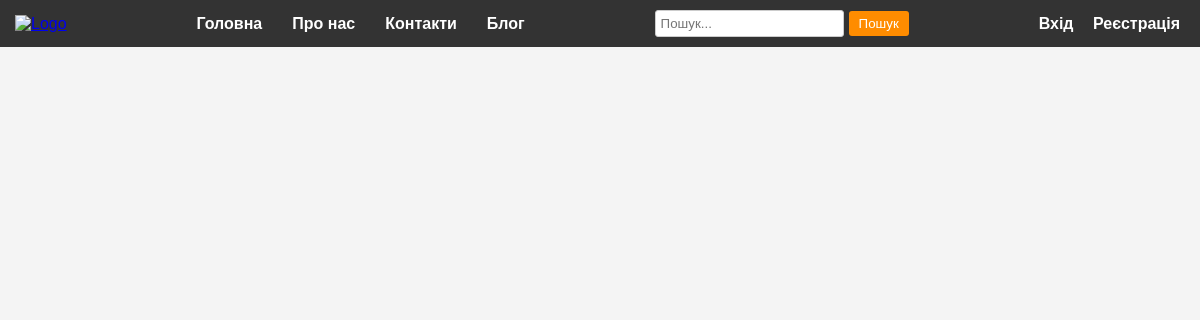
/blog/, run on an earlier commit of the app's database.
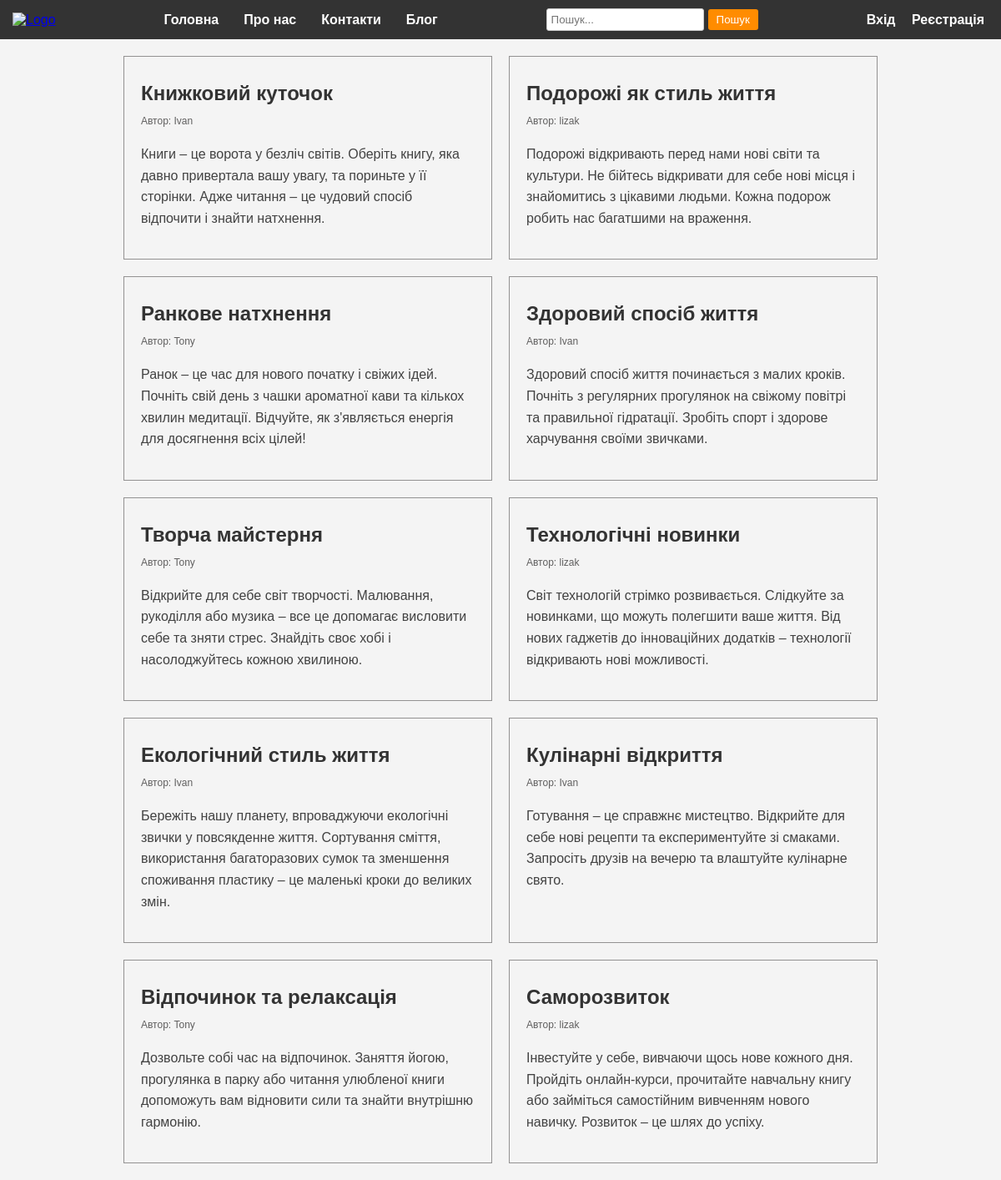
And on a later commit of the database.
### blog/models.py (models this page shows, shortened)
class Post(models.Model):
    title = models.CharField(max_length=200)
    content = models.TextField()
    author = models.ForeignKey(User, on_delete=models.CASCADE)

### blog/views.py (the view)
# urls.py: path('blog/', blog, name='blog'),
def blog(request):
    posts = Post.objects.all()
    return render(request, 'blog/blog.html', {'posts': posts})

### blog/templates/blog/blog.html (shortened to what this page needs)
{% extends 'blog/base.html' %}
{% load static %}
{% block content %}
<div class="post-container">
    {% for post in posts %}
    <div class="post">
        <h2 class="post-title">{{ post.title }}</h2>
        <p class="post-author"> Автор: {{ post.author }}</p>
        <p class="post-content"> {{ post.content }}</p>
    </div>
    {% endfor %}
</div>
{% endblock %}

What changed in the data, as far as the page shows it:
added Post: title "Книжковий куточок", author "Ivan", content "Книги – це ворота у безліч світів. Оберіть книгу, яка давно привертала вашу увагу, та пориньте у її сторінки. Адже читання – це чудовий спосіб відпочити і знайти натхнення."
added Post: title "Подорожі як стиль життя", author "lizak", content "Подорожі відкривають перед нами нові світи та культури. Не бійтесь відкривати для себе нові місця і знайомитись з цікавими людьми. Кожна подорож робить нас багатшими на враження."
added Post: title "Ранкове натхнення", author "Tony", content "Ранок – це час для нового початку і свіжих ідей. Почніть свій день з чашки ароматної кави та кількох хвилин медитації. Відчуйте, як з'являється енергія для досягнення всіх цілей!"
added Post: title "Здоровий спосіб життя", author "Ivan", content "Здоровий спосіб життя починається з малих кроків. Почніть з регулярних прогулянок на свіжому повітрі та правильної гідратації. Зробіть спорт і здорове харчування своїми звичками."
added Post: title "Творча майстерня", author "Tony", content "Відкрийте для себе світ творчості. Малювання, рукоділля або музика – все це допомагає висловити себе та зняти стрес. Знайдіть своє хобі і насолоджуйтесь кожною хвилиною."
added Post: title "Технологічні новинки", author "lizak", content "Світ технологій стрімко розвивається. Слідкуйте за новинками, що можуть полегшити ваше життя. Від нових гаджетів до інноваційних додатків – технології відкривають нові можливості."
added Post: title "Екологічний стиль життя", author "Ivan", content "Бережіть нашу планету, впроваджуючи екологічні звички у повсякденне життя. Сортування сміття, використання багаторазових сумок та зменшення споживання пластику – це маленькі кроки до великих змін."
added Post: title "Кулінарні відкриття", author "Ivan", content "Готування – це справжнє мистецтво. Відкрийте для себе нові рецепти та експериментуйте зі смаками. Запросіть друзів на вечерю та влаштуйте кулінарне свято."
added Post: title "Відпочинок та релаксація", author "Tony", content "Дозвольте собі час на відпочинок. Заняття йогою, прогулянка в парку або читання улюбленої книги допоможуть вам відновити сили та знайти внутрішню гармонію."
added Post: title "Саморозвиток", author "lizak", content "Інвестуйте у себе, вивчаючи щось нове кожного дня. Пройдіть онлайн-курси, прочитайте навчальну книгу або займіться самостійним вивченням нового навичку. Розвиток – це шлях до успіху."
